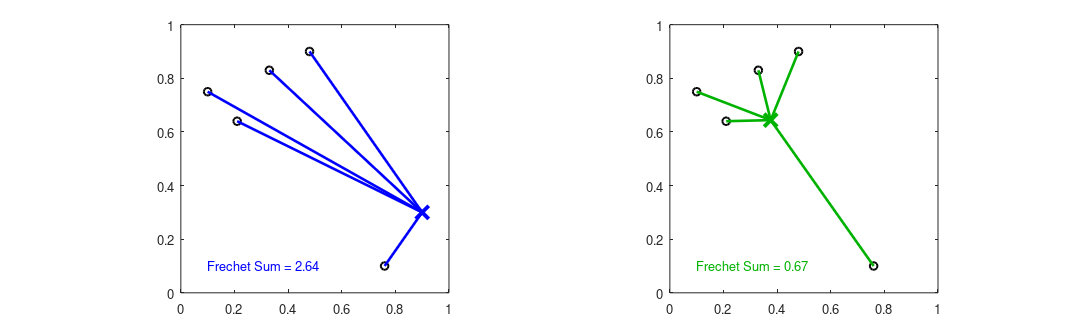

MATLAB code to generate this figure:
disp('Running MATLAB script file OODAfig7p1.m') ;
%
%    Makes Figure 7.1 of the OODA book,
%    Illustrates Frechet Mean
%
%    Copied from OODAbookChpEFigAToyL2FrechetMean.m
%    in:        OODAbook\ChapterE
%


%  Set up preliminaries
%
mdata = [[0.10 0.75]; ...
         [0.33 0.83]; ...
         [0.21 0.64]; ...
         [0.48 0.90]; ...
         [0.76 0.10]] ;

n = size(mdata,1) ;
d = size(mdata,2) ;

CandPoint1 = [0.9 0.3] ;
vmean = mean(mdata,1) ;
%vL1Mest = rmeanSM(mdata) ;


%  Do preliminary calculations
%
FSS1 = 0 ;
FSSm = 0 ;
for i = 1:n ;
  FSS1 = FSS1 + (mdata(i,1) - CandPoint1(1))^2 + (mdata(i,2) - CandPoint1(2))^2 ;
  FSSm = FSSm + (mdata(i,1) - vmean(1))^2 + (mdata(i,2) - vmean(2))^2 ;
end ;


%  Preliminary graphics quantities
%
datalw = 1.5 ;
datams = 6 ; 
pointlw = 3 ;
pointms = 10 ; 
labfontsize = 10 ;
linelw = 2 ;
meancolor = [0 0.7 0] ;


figure(1) ;
clf ;

subplot(1,2,1) ;    %  make Candidate1 plot
  plot(mdata(:,1),mdata(:,2),'ko','LineWidth',datalw,'MarkerSize',datams) ;
  hold on ;
    plot(CandPoint1(1),CandPoint1(2),'bx','LineWidth',pointlw,'MarkerSize',pointms) ;
    plot([mdata(:,1)'; (ones(1,n) * CandPoint1(1))], ...
         [mdata(:,2)'; (ones(1,n) * CandPoint1(2))], ...
         'b-','LineWidth',linelw) ;
    text(0.1,0.1,['Frechet Sum = ' num2str(FSS1,3)],  ...
         'Color','b','FontSize',labfontsize) ;
  hold off ;
  axis([0 1 0 1]) ;
  axis square ;


subplot(1,2,2) ;    %  make mean plot
  plot(mdata(:,1),mdata(:,2),'ko','LineWidth',datalw,'MarkerSize',datams) ;
  hold on ;
    plot(vmean(1),vmean(2),'x','LineWidth',pointlw,'MarkerSize',pointms, ...
         'Color',meancolor) ;
    plot([mdata(:,1)'; (ones(1,n) * vmean(1))], ...
         [mdata(:,2)'; (ones(1,n) * vmean(2))], ...
         '-','LineWidth',linelw,'Color',meancolor) ;
    text(0.1,0.1,['Frechet Sum = ' num2str(FSSm,2)],  ...
         'Color',meancolor,'FontSize',labfontsize) ;
  hold off ;
  axis([0 1 0 1]) ;
  axis square ;


%  Create png file
%
  orient portrait ;
  set(gcf,'PaperSize',[12.0, 4.0]) ; 
  set(gcf,'PaperPosition',[0.25, 0.25, 11.5, 3.5]) ; 
print('-dpng','OODAfig7p1.png') ;



